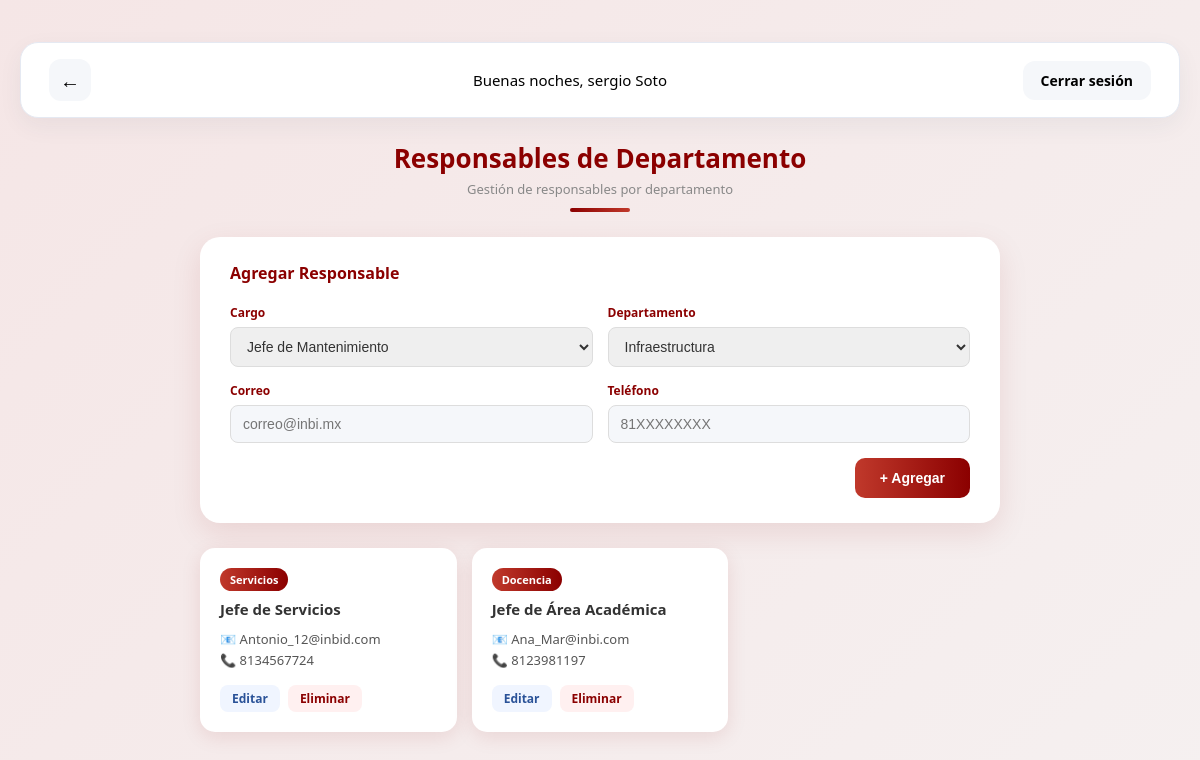
/responsables (signed in), run on the app's committed database.
### tables this page shows
CREATE TABLE responsable (
        id_responsable INTEGER PRIMARY KEY AUTOINCREMENT,
        cargo TEXT NOT NULL,
        id_departamento INTEGER,
        correo TEXT,
        telefono TEXT,
        FOREIGN KEY (id_departamento) REFERENCES departamento(id_departamento)
    );

CREATE TABLE departamento (
        id_departamento INTEGER PRIMARY KEY AUTOINCREMENT,
        nombre_departamento TEXT NOT NULL
    );

### app.py (the view, shortened to what this page needs)
@app.route('/responsables', methods=['GET', 'POST'])
def responsables():
    if 'user_id' not in session:
        return redirect(url_for('login_page'))
    db_instance = Database(db_path)
    responsables  = db_instance.obtener_responsables()
    departamentos = db_instance.obtener_departamentos()
    cargos = [
        'Jefe de Mantenimiento', 'Técnico de Soporte',
        'Jefe de Servicios', 'Coordinador de Servicios',
        'Coordinador Académico', 'Jefe de Área Académica',
        'Director Administrativo', 'Asistente Administrativo'
    ]
    return render_template('responsables.html',
                           responsables=responsables,
                           departamentos=departamentos,
                           cargos=cargos)

### api_01.py (called while the page is built)
    def connect(self):
        try:
            self.conn = sqlite3.connect(self.db_file)
        except Error as e:
            print(f"Error al conectar a la base de datos: {e}")

    def disconnect(self):
        if self.conn:
            self.conn.close()

    def obtener_responsables(self):
        self.connect()
        cursor = self.conn.cursor()
        cursor.execute("""
            SELECT r.id_responsable, r.cargo, d.nombre_departamento, r.correo, r.telefono
            FROM responsable r
            LEFT JOIN departamento d ON r.id_departamento = d.id_departamento
        """)
        responsables = cursor.fetchall()
        self.disconnect()
        return responsables

    def obtener_departamentos(self):
        self.connect()
        cursor = self.conn.cursor()
        cursor.execute("SELECT id_departamento, nombre_departamento FROM departamento")
        departamentos = cursor.fetchall()
        self.disconnect()
        return departamentos

### templates/responsables.html (shortened to what this page needs)
{% set show_back = True %}
{% extends "index.html" %}
{% block content %}
<link rel="stylesheet" href="{{ url_for('static', filename='responsables.css') }}">
<div class="resp-container">
    <div class="resp-header">
        <h1>Responsables de Departamento</h1>
        <p>Gestión de responsables por departamento</p>
        <div class="divider"></div>
    </div>
    <div class="form-card">
        <h3>Agregar Responsable</h3>
        <form method="POST" action="{{ url_for('responsables') }}" class="resp-form">
            <div class="form-row">
                <div class="form-group">
                    <label>Cargo</label>
                    <select name="cargo" required>
                        {% for cargo in cargos %}
                            <option value="{{ cargo }}">{{ cargo }}</option>
                        {% endfor %}
                    </select>
                </div>
                <div class="form-group">
                    <label>Departamento</label>
                    <select name="id_departamento" required>
                        {% for dep in departamentos %}
                            <option value="{{ dep[0] }}">{{ dep[1] }}</option>
                        {% endfor %}
                    </select>
                </div>
            </div>
            <div class="form-row">
                <div class="form-group">
                    <label>Correo</label>
                    <input type="email" name="correo" placeholder="correo@inbi.mx" required>
                </div>
                <div class="form-group">
                    <label>Teléfono</label>
                    <input type="text" name="telefono" placeholder="81XXXXXXXX" required>
                </div>
            </div>
            <button type="submit" class="btn-agregar">+ Agregar</button>
        </form>
    </div>
    <div class="resp-grid">
        {% if responsables %}
            {% for resp in responsables %}
            <div class="resp-card">
                <div class="resp-dept">{{ resp[2] }}</div>
                <div class="resp-cargo">{{ resp[1] }}</div>
                <div class="resp-info">
                    <p>📧 {{ resp[3] }}</p>
                    <p>📞 {{ resp[4] }}</p>
                </div>
                <div class="resp-actions">
                    <a href="{{ url_for('editar_responsable', id_responsable=resp[0]) }}" class="btn-editar">Editar</a>
                    <a href="{{ url_for('eliminar_responsable', id_responsable=resp[0]) }}"
                       class="btn-eliminar"
                       onclick="return confirm('¿Eliminar este responsable?')">Eliminar</a>
                </div>
            </div>
            {% endfor %}
        {% else %}
            <p style="text-align:center; color:#888; grid-column: 1/-1;">No hay responsables registrados aún.</p>
        {% endif %}
    </div>
</div>
{% endblock %}

### static/styles.css (style rules this page uses)
body { margin: 0; font-family: Arial, sans-serif; background: #e5e5e5; }
form { display: flex; flex-direction: column; }
label { margin-top: 15px; margin-bottom: 5px; font-weight: 500; }
input { padding: 14px; border-radius: 25px; border: 2px solid transparent; background: #f5f7fa; font-size: 14px; transition: 0.2s; }
button { margin-top: 30px; padding: 14px; border-radius: 30px; border: none; background: linear-gradient(90deg, #2eacf9, #2a5298); color: white; font-size: 16px; font-weight: 500; cursor: pointer; transition: 0.25s; }
a { color: #2eacf9; font-weight: 500; text-decoration: none; }

### static/responsables.css (style rules this page uses)
body { margin: 0; font-family: 'Segoe UI', sans-serif; background: linear-gradient(135deg, #f5e6e6, #f5f0f0); min-height: 100vh; padding: 20px; box-sizing: border-box; }
.resp-container { max-width: 800px; margin: 0 auto; }
.resp-header { text-align: center; margin-bottom: 25px; }
.resp-header h1 { color: #8b0000; font-size: 26px; margin: 0 0 4px 0; }
.resp-header p { color: #888; font-size: 13px; margin: 0; }
.divider { width: 60px; height: 4px; background: linear-gradient(90deg, #8b0000, #c0392b); border-radius: 10px; margin: 10px auto 0; }
.form-card { background: white; border-radius: 20px; padding: 25px 30px; box-shadow: 0 10px 30px rgba(139,0,0,0.1); margin-bottom: 25px; }
.form-card h3 { color: #8b0000; margin: 0 0 20px 0; font-size: 16px; }
.resp-form { display: flex; flex-direction: column; gap: 15px; }
.form-row { display: flex; gap: 15px; }
.form-group { display: flex; flex-direction: column; flex: 1; gap: 6px; }
.form-group label { font-size: 12px; font-weight: 700; color: #8b0000; margin: 0; }
.form-group input, .form-group select { padding: 10px 12px; border-radius: 8px; border: 1px solid #ddd; font-size: 14px; color: #333; }
.btn-agregar { background: linear-gradient(90deg, #c0392b, #8b0000); color: white; border: none; padding: 12px 25px; border-radius: 10px; font-size: 14px; font-weight: 600; cursor: pointer; transition: 0.2s; align-self: flex-end; margin-top: 0; }
.resp-grid { display: grid; grid-template-columns: repeat(auto-fill, minmax(220px, 1fr)); gap: 15px; }
.resp-card { background: white; border-radius: 15px; padding: 20px; box-shadow: 0 5px 20px rgba(139,0,0,0.1); display: flex; flex-direction: column; gap: 8px; }
.resp-dept { font-size: 11px; font-weight: 700; color: white; background: linear-gradient(90deg, #c0392b, #8b0000); padding: 4px 10px; border-radius: 20px; align-self: flex-start; }
.resp-cargo { font-size: 15px; font-weight: 700; color: #333; }
.resp-info p { margin: 3px 0; font-size: 13px; color: #555; }
.resp-actions { display: flex; gap: 8px; margin-top: 5px; }
.btn-editar { background: #f0f5ff; color: #2a5298; padding: 5px 12px; border-radius: 8px; text-decoration: none; font-size: 12px; font-weight: 600; transition: 0.2s; }
.btn-eliminar { background: #fff0f0; color: #8b0000; padding: 5px 12px; border-radius: 8px; text-decoration: none; font-size: 12px; font-weight: 600; transition: 0.2s; }

### data on the page
responsable: nombre_departamento "Servicios", cargo "Jefe de Servicios", correo "Antonio_12@inbid.com", telefono "8134567724"
responsable: nombre_departamento "Docencia", cargo "Jefe de Área Académica", correo "Ana_Mar@inbi.com", telefono "8123981197"

### other printed values
form field cargo "Jefe de Mantenimiento"
form field id_departamento "Infraestructura"
